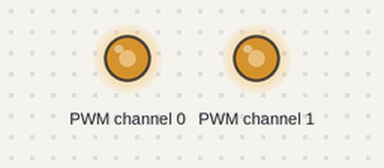
This program was run on a simulated Raspberry Pi (BCM pin numbers). On the bench: output pins drawn as LEDs (lit = HIGH). What the program prints to the terminal is not drawn.

Above: at 0.1 s.
At 17.3 s:
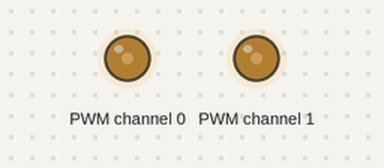
At 34.73 s:
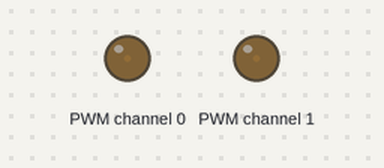
Timing chart, 0 to 36.4 s (numbered marks = the images above):
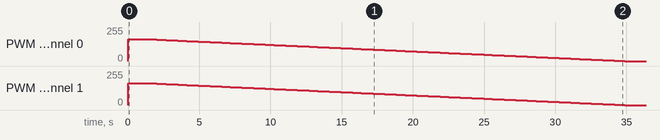

The program:

Caracterisation_ESC_Brushless.py
```python
from __future__ import division
import time

# Import the PCA9685 module.
import Adafruit_PCA9685

#import logging
#logging.basicConfig(level=logging.DEBUG)

# Initialise the PCA9685 using the default address (0x40).
pwm = Adafruit_PCA9685.PCA9685(address=0x40)

# Alternatively specify a different address and/or bus:
#pwm = Adafruit_PCA9685.PCA9685(address=0x41, busnum=2)

# Measures obtained from caracterisation (Estimation from ESC datasheet doesn't return accuracy results,
# so the range is directly caracterized)
real_range_deadzone = (2581, 2653)
real_range_minmax = (1565, 3910)
dynamic_active = 1000

# A centered configuration using most of the full range is:
center_esc = (real_range_deadzone[0] + real_range_deadzone[1])//2
range_esc = (real_range_deadzone[0]-dynamic_active, real_range_deadzone[1]+dynamic_active)

f_sample  = 400  # Sample frequency of PWM
pwm.set_pwm_freq(f_sample)
val_stop = 2600

def get_range(val_init, step):
    pwm.set_pwm(0, 0, val_stop)
    print('Initializing')
    time.sleep(2)
    val_move = val_init

    print('Moving servo on channel 0, press Ctrl-C to quit...')
    while True:
        # Move servo on channel O between extremes.
        pwm.set_pwm(0, 0, val_move)
        print(int(val_move))
        time.sleep(0.5)
        pwm.set_pwm(0, 0, val_stop)
        time.sleep(1)
        val_move += step

def get_deadzone(val_init, step):
    pwm.set_pwm(0, 0, val_stop)
    pwm.set_pwm(1, 0, val_stop)
    print('Initializing')
    time.sleep(2)
    val_move = val_init

    print('Moving servo on channel 0, press Ctrl-C to quit...')
    while True:
        # Move servo on channel O between extremes.
        pwm.set_pwm(0, 0, val_move)
        pwm.set_pwm(1, 0, val_move)
        print(int(val_move))
        time.sleep(0.01)
        val_move += step


###################################################################################################
#### Results prove that the range is asymetric with de deadzone, high difference beween two medians
#### Priority to be centered to the deadzone:
#### -> Restriction of the fullrange in order to stay centered
###################################################################################################

### range_deadzone = (2581, 2653)
### range_minmax = (1565, 3910)

# get_range(1567, -1)       # Get minimum range
# get_range(3905, 1)        # Get maximum range
get_deadzone(2582, -1)    # Get minimum deadzone
# get_deadzone(2652, 1)    # Get maximum deadzone
```

Measured:
- by itself, PWM channel 0, PWM channel 1: moves from 162/255 to 0/255 over 32.8 s
